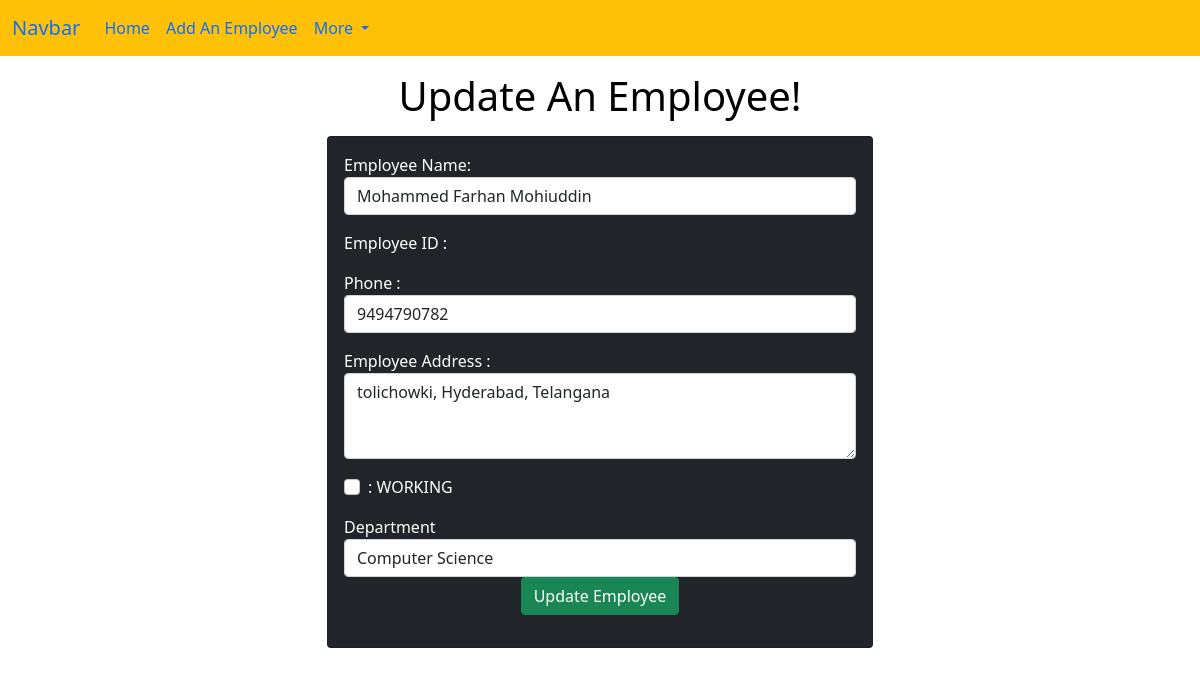
Screenshot of /emp/update-emp/2 with the database file from the repository.
### emp/models.py (models this page shows)
class Emp(models.Model):
    name=models.CharField(max_length=200)
    emp_id=models.CharField(max_length=200)
    phone=models.CharField(max_length=10)
    address=models.CharField(max_length=150)
    working=models.BooleanField(default=True)
    department=models.CharField(max_length=10)

### emp/views.py (the view)
# urls.py: path("update-emp/<int:emp_id>", update_emp, name='update_emp'),
def update_emp(request,emp_id):
    emp=Emp.objects.get(pk=emp_id)
    return render(request,"emp/update_emp.html",{
        'emp':emp
    })

### templates/emp/update_emp.html (shortened to what this page needs)
<!doctype html>
<html lang="en">
  <head>
    <link href="https://cdn.jsdelivr.net/npm/bootstrap@5.0.2/dist/css/bootstrap.min.css" rel="stylesheet">
  </head>
  <body>
    {% include "emp/navbar.html" %}
    <h1 class="text-center my-3">Update An Employee!</h1>
<div class="container">
    <div class="row">
        <div class="col-md-6 offset-md-3">
            <div class="card bg-dark text-white">
                <div class="card-body">
                    <form action="/emp/do-update-emp/{{emp.id}}" method="POST">
                        <div class="mb-3">
                            <label for="name">Employee Name:</label>
                            <input id="name" type="text" class="form-control" placeholder="Enter Employee Name" name="emp_name" value="{{emp.name}}">
                        </div>
                        <div class="mb-3">
                            <label for="id">Employee ID :</label>
                        </div>
                        <div class="mb-3">
                            <label for="phone">Phone   :</label>
                            <input id="phone" type="text" class="form-control" placeholder="Enter Employee Phone Number" name="emp_phone" value="{{emp.phone}}">
                        </div>
                        <div class="mb-3">
                            <label for="address"> Employee Address  :</label>
                            <textarea name="emp_address" id="address"  rows="3" class="form-control">{{emp.address}}</textarea>
                        </div>
                        <div class="mb-3 form-check">
                            <label for="working"> : WORKING  </label>
                            <input {% if emp.working %} checked {% endif %} id="working" name="emp_working" type="checkbox" class="form-check-input" >
                        </div>
                        <div class="mb-3 ">
                            <label for="department"> Department  </label>
                            <select value="{{emp.department}}" name="emp_department" id="department" class="form-control">
                                <option value="CSE"> Computer Science</option>
                            </select>
                            <div class="container text-center">
                                <button class="btn btn-success">
                                    Update Employee
                                </button>
                            </div>
                        </div>
                    </form>
                </div>
            </div>
        </div>
    </div>
</div>
  </body>
</html>

### templates/emp/update_emp.html (style rules this page uses)
body { background-color: #ffffff; color: #000000; }

### rows the page displays
Emp: emp_name "Mohammed Farhan Mohiuddin", emp_phone "9494790782", emp_address "tolichowki, Hyderabad, Telangana", emp_department "Computer Science"
